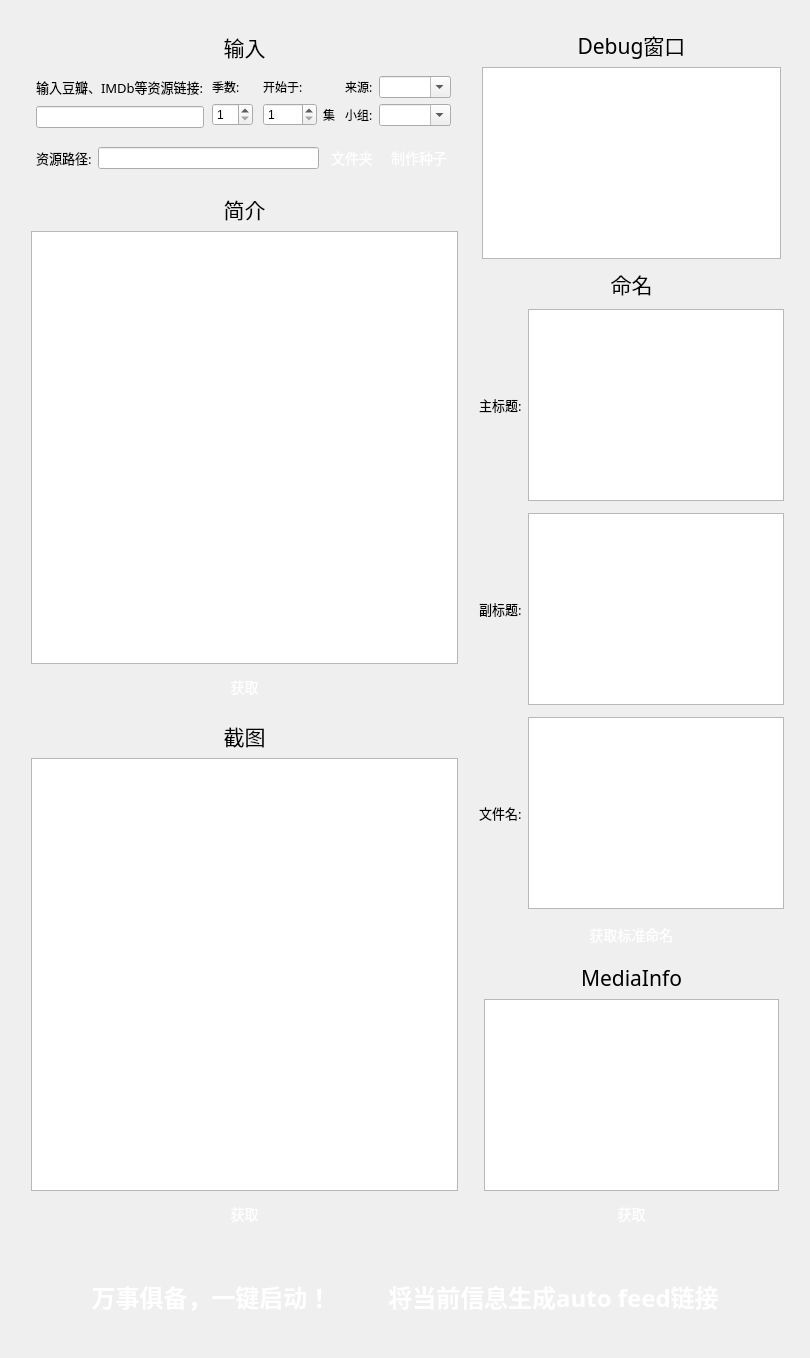
      <widget class="QWidget" name="tab_2">
       <attribute name="title">
        <string>剧集</string>
       </attribute>
       <layout class="QVBoxLayout" name="verticalLayout_41">
        <item>
         <layout class="QVBoxLayout" name="verticalLayout_31">
          <property name="leftMargin">
           <number>5</number>
          </property>
          <property name="topMargin">
           <number>5</number>
          </property>
          <property name="rightMargin">
           <number>5</number>
          </property>
          <property name="bottomMargin">
           <number>5</number>
          </property>
          <item>
           <layout class="QHBoxLayout" name="horizontalLayout_30">
            <property name="leftMargin">
             <number>5</number>
            </property>
            <property name="topMargin">
             <number>5</number>
            </property>
            <property name="rightMargin">
             <number>5</number>
            </property>
            <property name="bottomMargin">
             <number>5</number>
            </property>
            <item>
             <layout class="QVBoxLayout" name="verticalLayout_32">
              <property name="leftMargin">
               <number>5</number>
              </property>
              <property name="topMargin">
               <number>5</number>
              </property>
              <property name="rightMargin">
               <number>5</number>
              </property>
              <property name="bottomMargin">
               <number>5</number>
              </property>
              <item>
               <layout class="QVBoxLayout" name="verticalLayout_33" stretch="0,0,0">
                <property name="leftMargin">
                 <number>5</number>
                </property>
                <property name="topMargin">
                 <number>5</number>
                </property>
                <property name="rightMargin">
                 <number>5</number>
                </property>
                <property name="bottomMargin">
                 <number>5</number>
                </property>
                <item>
                 <widget class="QLabel" name="label_45">
                  <property name="font">
                   <font>
                    <family>微软雅黑</family>
                    <pointsize>16</pointsize>
                   </font>
                  </property>
                  <property name="text">
                   <string>输入</string>
                  </property>
                  <property name="alignment">
                   <set>Qt::AlignCenter</set>
                  </property>
                 </widget>
                </item>
                <item>
                 <layout class="QHBoxLayout" name="horizontalLayout_31">
                  <property name="leftMargin">
                   <number>5</number>
                  </property>
                  <property name="topMargin">
                   <number>5</number>
                  </property>
                  <property name="rightMargin">
                   <number>5</number>
                  </property>
                  <property name="bottomMargin">
                   <number>5</number>
                  </property>
                  <item>
                   <layout class="QVBoxLayout" name="verticalLayout_24">
                    <item>
                     <layout class="QVBoxLayout" name="verticalLayout_11">
                      <item>
                       <layout class="QVBoxLayout" name="verticalLayout_34">
                        <property name="leftMargin">
                         <number>0</number>
                        </property>
                        <property name="topMargin">
                         <number>0</number>
                        </property>
                        <property name="rightMargin">
                         <number>0</number>
                        </property>
                        <property name="bottomMargin">
                         <number>0</number>
                        </property>
                        <item>
                         <widget class="QLabel" name="label_46">
                          <property name="font">
                           <font>
                            <family>微软雅黑</family>
                            <pointsize>10</pointsize>
                           </font>
                          </property>
                          <property name="text">
                           <string>输入豆瓣、IMDb等资源链接:</string>
                          </property>
                         </widget>
                        </item>
                       </layout>
                      </item>
                      <item>
                       <widget class="QLineEdit" name="resourceUrlTV">
                        <property name="text">
                         <string/>
                        </property>
                        <property name="clearButtonEnabled">
                         <bool>true</bool>
                        </property>
                       </widget>
                      </item>
                     </layout>
                    </item>
                   </layout>
                  </item>
                  <item>
                   <layout class="QVBoxLayout" name="verticalLayout_42">
                    <property name="leftMargin">
                     <number>2</number>
                    </property>
                    <property name="topMargin">
                     <number>2</number>
                    </property>
                    <property name="rightMargin">
                     <number>2</number>
                    </property>
                    <property name="bottomMargin">
                     <number>2</number>
                    </property>
                    <item>
                     <layout class="QHBoxLayout" name="horizontalLayout_39">
                      <item>
                       <widget class="QLabel" name="label_58">
                        <property name="font">
                         <font>
                          <family>微软雅黑</family>
                          <pointsize>9</pointsize>
                         </font>
                        </property>
                        <property name="text">
                         <string>季数:</string>
                        </property>
                       </widget>
                      </item>
                     </layout>
                    </item>
                    <item>
                     <layout class="QHBoxLayout" name="horizontalLayout_40">
                      <item>
                       <widget class="QSpinBox" name="seasonBoxTV">
                        <property name="minimum">
                         <number>1</number>
                        </property>
                       </widget>
                      </item>
                     </layout>
                    </item>
                   </layout>
                  </item>
                  <item>
                   <layout class="QVBoxLayout" name="verticalLayout_44">
                    <property name="leftMargin">
                     <number>2</number>
                    </property>
                    <property name="topMargin">
                     <number>2</number>
                    </property>
                    <property name="rightMargin">
                     <number>2</number>
                    </property>
                    <property name="bottomMargin">
                     <number>2</number>
                    </property>
                    <item>
                     <layout class="QHBoxLayout" name="horizontalLayout_43">
                      <item>
                       <widget class="QLabel" name="label_60">
                        <property name="font">
                         <font>
                          <family>微软雅黑</family>
                          <pointsize>9</pointsize>
                         </font>
                        </property>
                        <property name="text">
                         <string>开始于:</string>
                        </property>
                       </widget>
                      </item>
                     </layout>
                    </item>
                    <item>
                     <layout class="QHBoxLayout" name="horizontalLayout_44">
                      <item>
                       <widget class="QSpinBox" name="episodesStartBoxTV">
                        <property name="minimum">
                         <number>1</number>
                        </property>
                        <property name="maximum">
                         <number>9999</number>
                        </property>
                       </widget>
                      </item>
                      <item>
                       <widget class="QLabel" name="label_61">
                        <property name="font">
                         <font>
                          <family>微软雅黑</family>
                          <pointsize>9</pointsize>
                         </font>
                        </property>
                        <property name="text">
                         <string>集</string>
                        </property>
                       </widget>
                      </item>
                     </layout>
                    </item>
                   </layout>
                  </item>
                  <item>
                   <layout class="QVBoxLayout" name="verticalLayout_35">
                    <property name="leftMargin">
                     <number>2</number>
                    </property>
                    <property name="topMargin">
                     <number>2</number>
                    </property>
                    <property name="rightMargin">
                     <number>2</number>
                    </property>
                    <property name="bottomMargin">
                     <number>2</number>
                    </property>
                    <item>
                     <layout class="QHBoxLayout" name="horizontalLayout_32">
                      <item>
                       <widget class="QLabel" name="label_47">
                        <property name="font">
                         <font>
                          <family>微软雅黑</family>
                          <pointsize>9</pointsize>
                         </font>
                        </property>
                        <property name="text">
                         <string>来源:</string>
                        </property>
                       </widget>
                      </item>
                      <item>
                       <widget class="QComboBox" name="sourceTV">
                        <property name="editable">
                         <bool>true</bool>
                        </property>
                       </widget>
                      </item>
                     </layout>
                    </item>
                    <item>
                     <layout class="QHBoxLayout" name="horizontalLayout_33">
                      <item>
                       <widget class="QLabel" name="label_48">
                        <property name="font">
                         <font>
                          <family>微软雅黑</family>
                          <pointsize>9</pointsize>
                         </font>
                        </property>
                        <property name="text">
                         <string>小组:</string>
                        </property>
                       </widget>
                      </item>
                      <item>
                       <widget class="QComboBox" name="teamTV">
                        <property name="editable">
                         <bool>true</bool>
                        </property>
                       </widget>
                      </item>
                     </layout>
                    </item>
                   </layout>
                  </item>
                 </layout>
                </item>
                <item>
                 <layout class="QHBoxLayout" name="horizontalLayout_34">
                  <property name="leftMargin">
                   <number>5</number>
                  </property>
                  <property name="topMargin">
                   <number>5</number>
                  </property>
                  <property name="rightMargin">
                   <number>5</number>
                  </property>
                  <property name="bottomMargin">
                   <number>5</number>
                  </property>
                  <item>
                   <widget class="QLabel" name="label_49">
                    <property name="font">
                     <font>
                      <family>微软雅黑</family>
                      <pointsize>10</pointsize>
                     </font>
                    </property>
                    <property name="text">
                     <string>资源路径:</string>
                    </property>
                   </widget>
                  </item>
                  <item>
                   <widget class="QLineEdit" name="videoPathTV">
                    <property name="text">
                     <string/>
                    </property>
                    <property name="dragEnabled">
                     <bool>true</bool>
                    </property>
                    <property name="clearButtonEnabled">
                     <bool>true</bool>
                    </property>
                   </widget>
                  </item>
                  <item>
                   <widget class="QPushButton" name="selectVideoFolderButtonTV">
                    <property name="styleSheet">
                     <string notr="true">QPushButton {
    display: inline-block;
    padding: 3px 6px;
    font-size: 14px;
    cursor: pointer;
    text-align: center;
    text-decoration: none;
    outline: none;
    color:#fff;
background-color: 
				qlineargradient(x1:0, y1:0, x2:0, y2:1,
                                      stop:0 #16bf9d,
                                      stop:1 #10a266);
    border: none;
    border-radius: 8px;
    box-shadow: 0 9px #999;
}

QPushButton:hover {
background-color: 
				qlineargradient(x1:0, y1:0, x2:0, y2:1,
                                      stop:0 #11b998,
                                      stop:1 #08965e);
}

QPushButton:pressed {
    background-color: 
				qlineargradient(x1:0, y1:0, x2:0, y2:1,
                                      stop:0 #0e9278,
                                      stop:1 #0e925c);
}
</string>
                    </property>
                    <property name="text">
                     <string>文件夹</string>
                    </property>
                   </widget>
                  </item>
                  <item>
                   <widget class="QPushButton" name="makeTorrentButtonTV">
                    <property name="styleSheet">
                     <string notr="true">QPushButton {
    display: inline-block;
    padding: 3px 6px;
    font-size: 14px;
    cursor: pointer;
    text-align: center;
    text-decoration: none;
    outline: none;
    color:#fff;
background-color: 
				qlineargradient(x1:0, y1:0, x2:0, y2:1,
                                      stop:0 #16bf9d,
                                      stop:1 #10a266);
    border: none;
    border-radius: 8px;
    box-shadow: 0 9px #999;
}

QPushButton:hover {
background-color: 
				qlineargradient(x1:0, y1:0, x2:0, y2:1,
                                      stop:0 #11b998,
                                      stop:1 #08965e);
}

QPushButton:pressed {
    background-color: 
				qlineargradient(x1:0, y1:0, x2:0, y2:1,
                                      stop:0 #0e9278,
                                      stop:1 #0e925c);
}
</string>
                    </property>
                    <property name="text">
                     <string>制作种子</string>
                    </property>
                   </widget>
                  </item>
                 </layout>
                </item>
               </layout>
              </item>
              <item>
               <layout class="QVBoxLayout" name="verticalLayout_36">
                <property name="leftMargin">
                 <number>5</number>
                </property>
                <property name="topMargin">
                 <number>5</number>
                </property>
                <property name="rightMargin">
                 <number>5</number>
                </property>
                <property name="bottomMargin">
                 <number>5</number>
                </property>
                <item>
                 <widget class="QLabel" name="label_50">
                  <property name="font">
                   <font>
                    <family>微软雅黑</family>
                    <pointsize>16</pointsize>
                   </font>
                  </property>
                  <property name="text">
                   <string>简介</string>
                  </property>
                  <property name="alignment">
                   <set>Qt::AlignCenter</set>
                  </property>
                 </widget>
                </item>
                <item>
                 <widget class="QTextEdit" name="descriptionBrowserTV"/>
                </item>
                <item>
                 <widget class="QPushButton" name="getPtGenButtonTV">
                  <property name="styleSheet">
                   <string notr="true">QPushButton {
    display: inline-block;
    padding: 6px 6px;
    font-size: 14px;
    cursor: pointer;
    text-align: center;
    text-decoration: none;
    outline: none;
    color:#fff;
background-color: 
				qlineargradient(x1:0, y1:0, x2:0, y2:1,
                                      stop:0 #16bf9d,
                                      stop:1 #10a266);
    border: none;
    border-radius: 8px;
    box-shadow: 0 9px #999;
}

QPushButton:hover {
background-color: 
				qlineargradient(x1:0, y1:0, x2:0, y2:1,
                                      stop:0 #11b998,
                                      stop:1 #08965e);
}

QPushButton:pressed {
    background-color: 
				qlineargradient(x1:0, y1:0, x2:0, y2:1,
                                      stop:0 #0e9278,
                                      stop:1 #0e925c);
}
</string>
                  </property>
                  <property name="text">
                   <string>获取</string>
                  </property>
                 </widget>
                </item>
               </layout>
              </item>
              <item>
               <layout class="QVBoxLayout" name="verticalLayout_37">
                <property name="leftMargin">
                 <number>5</number>
                </property>
                <property name="topMargin">
                 <number>5</number>
                </property>
                <property name="rightMargin">
                 <number>5</number>
                </property>
                <property name="bottomMargin">
                 <number>5</number>
                </property>
                <item>
                 <widget class="QLabel" name="label_51">
                  <property name="font">
                   <font>
                    <family>微软雅黑</family>
                    <pointsize>16</pointsize>
                   </font>
                  </property>
                  <property name="text">
                   <string>截图</string>
                  </property>
                  <property name="alignment">
                   <set>Qt::AlignCenter</set>
                  </property>
                 </widget>
                </item>
                <item>
                 <widget class="QTextEdit" name="pictureUrlBrowserTV"/>
                </item>
                <item>
                 <widget class="QPushButton" name="getPictureButtonTV">
                  <property name="styleSheet">
                   <string notr="true">QPushButton {
    display: inline-block;
    padding: 6px 6px;
    font-size: 14px;
    cursor: pointer;
    text-align: center;
    text-decoration: none;
    outline: none;
    color:#fff;
background-color: 
				qlineargradient(x1:0, y1:0, x2:0, y2:1,
                                      stop:0 #16bf9d,
                                      stop:1 #10a266);
    border: none;
    border-radius: 8px;
    box-shadow: 0 9px #999;
}

QPushButton:hover {
background-color: 
				qlineargradient(x1:0, y1:0, x2:0, y2:1,
                                      stop:0 #11b998,
                                      stop:1 #08965e);
}

QPushButton:pressed {
    background-color: 
				qlineargradient(x1:0, y1:0, x2:0, y2:1,
                                      stop:0 #0e9278,
                                      stop:1 #0e925c);
}
</string>
                  </property>
                  <property name="text">
                   <string>获取</string>
                  </property>
                 </widget>
                </item>
               </layout>
              </item>
             </layout>
            </item>
            <item>
             <layout class="QVBoxLayout" name="verticalLayout_38">
              <property name="leftMargin">
               <number>5</number>
              </property>
              <property name="topMargin">
               <number>5</number>
              </property>
              <property name="rightMargin">
               <number>5</number>
              </property>
              <property name="bottomMargin">
               <number>5</number>
              </property>
              <item>
               <layout class="QVBoxLayout" name="verticalLayout_39">
                <property name="leftMargin">
                 <number>3</number>
                </property>
                <property name="topMargin">
                 <number>3</number>
                </property>
                <property name="rightMargin">
                 <number>3</number>
                </property>
                <property name="bottomMargin">
                 <number>3</number>
                </property>
                <item>
                 <widget class="QLabel" name="label_52">
                  <property name="font">
                   <font>
                    <family>微软雅黑</family>
                    <pointsize>16</pointsize>
                   </font>
                  </property>
                  <property name="text">
                   <string>Debug窗口</string>
                  </property>
                  <property name="alignment">
                   <set>Qt::AlignCenter</set>
                  </property>
                 </widget>
                </item>
                <item>
                 <widget class="QTextBrowser" name="debugBrowserTV"/>
                </item>
               </layout>
              </item>
              <item>
               <widget class="QLabel" name="label_53">
                <property name="font">
                 <font>
                  <family>微软雅黑</family>
                  <pointsize>16</pointsize>
                 </font>
                </property>
                <property name="text">
                 <string>命名</string>
                </property>
                <property name="alignment">
                 <set>Qt::AlignCenter</set>
                </property>
               </widget>
              </item>
              <item>
               <layout class="QHBoxLayout" name="horizontalLayout_35">
                <property name="leftMargin">
                 <number>0</number>
                </property>
                <property name="topMargin">
                 <number>3</number>
                </property>
                <property name="rightMargin">
                 <number>0</number>
                </property>
                <property name="bottomMargin">
                 <number>3</number>
                </property>
                <item>
                 <widget class="QLabel" name="label_54">
                  <property name="font">
                   <font>
                    <family>微软雅黑</family>
                    <pointsize>10</pointsize>
                   </font>
                  </property>
                  <property name="text">
                   <string>主标题:</string>
                  </property>
                 </widget>
                </item>
                <item>
                 <widget class="QTextEdit" name="mainTitleBrowserTV"/>
                </item>
               </layout>
              </item>
              <item>
               <layout class="QHBoxLayout" name="horizontalLayout_36">
                <property name="leftMargin">
                 <number>0</number>
                </property>
                <property name="topMargin">
                 <number>3</number>
                </property>
                <property name="rightMargin">
                 <number>0</number>
                </property>
                <property name="bottomMargin">
                 <number>3</number>
                </property>
                <item>
                 <widget class="QLabel" name="label_55">
                  <property name="font">
                   <font>
                    <family>微软雅黑</family>
                    <pointsize>10</pointsize>
                   </font>
                  </property>
                  <property name="text">
                   <string>副标题:</string>
                  </property>
                 </widget>
                </item>
                <item>
                 <widget class="QTextEdit" name="secondTitleBrowserTV"/>
                </item>
               </layout>
              </item>
              <item>
               <layout class="QHBoxLayout" name="horizontalLayout_37">
                <property name="leftMargin">
                 <number>0</number>
                </property>
                <property name="topMargin">
                 <number>3</number>
                </property>
                <property name="rightMargin">
                 <number>0</number>
                </property>
                <property name="bottomMargin">
                 <number>3</number>
                </property>
                <item>
                 <widget class="QLabel" name="label_56">
                  <property name="font">
                   <font>
                    <family>微软雅黑</family>
                    <pointsize>10</pointsize>
                   </font>
                  </property>
                  <property name="text">
                   <string>文件名:</string>
                  </property>
                 </widget>
                </item>
                <item>
                 <widget class="QTextEdit" name="fileNameBrowserTV"/>
                </item>
               </layout>
              </item>
              <item>
               <widget class="QPushButton" name="getNameButtonTV">
                <property name="styleSheet">
                 <string notr="true">QPushButton {
    display: inline-block;
    padding: 6px 6px;
    font-size: 14px;
    cursor: pointer;
    text-align: center;
    text-decoration: none;
    outline: none;
    color:#fff;
background-color: 
				qlineargradient(x1:0, y1:0, x2:0, y2:1,
                                      stop:0 #16bf9d,
                                      stop:1 #10a266);
    border: none;
    border-radius: 8px;
    box-shadow: 0 9px #999;
}

QPushButton:hover {
background-color: 
				qlineargradient(x1:0, y1:0, x2:0, y2:1,
                                      stop:0 #11b998,
                                      stop:1 #08965e);
}

QPushButton:pressed {
    background-color: 
				qlineargradient(x1:0, y1:0, x2:0, y2:1,
                                      stop:0 #0e9278,
                                      stop:1 #0e925c);
}
</string>
                </property>
                <property name="text">
                 <string>获取标准命名</string>
                </property>
               </widget>
              </item>
              <item>
               <layout class="QVBoxLayout" name="verticalLayout_40">
                <property name="leftMargin">
                 <number>5</number>
                </property>
                <property name="topMargin">
                 <number>5</number>
                </property>
                <property name="rightMargin">
                 <number>5</number>
                </property>
                <property name="bottomMargin">
                 <number>5</number>
                </property>
                <item>
                 <widget class="QLabel" name="label_57">
                  <property name="font">
                   <font>
                    <family>微软雅黑</family>
                    <pointsize>16</pointsize>
                   </font>
                  </property>
                  <property name="text">
                   <string>MediaInfo</string>
                  </property>
                  <property name="alignment">
                   <set>Qt::AlignCenter</set>
                  </property>
                 </widget>
                </item>
                <item>
                 <widget class="QTextBrowser" name="mediainfoBrowserTV"/>
                </item>
                <item>
                 <widget class="QPushButton" name="getMediaInfoButtonTV">
                  <property name="styleSheet">
                   <string notr="true">QPushButton {
    display: inline-block;
    padding: 6px 6px;
    font-size: 14px;
    cursor: pointer;
    text-align: center;
    text-decoration: none;
    outline: none;
    color:#fff;
background-color: 
				qlineargradient(x1:0, y1:0, x2:0, y2:1,
                                      stop:0 #16bf9d,
                                      stop:1 #10a266);
    border: none;
    border-radius: 8px;
    box-shadow: 0 9px #999;
}

QPushButton:hover {
background-color: 
				qlineargradient(x1:0, y1:0, x2:0, y2:1,
                                      stop:0 #11b998,
                                      stop:1 #08965e);
}

QPushButton:pressed {
    background-color: 
				qlineargradient(x1:0, y1:0, x2:0, y2:1,
                                      stop:0 #0e9278,
                                      stop:1 #0e925c);
}
</string>
                  </property>
                  <property name="text">
                   <string>获取</string>
                  </property>
                 </widget>
                </item>
               </layout>
              </item>
             </layout>
            </item>
           </layout>
          </item>
          <item>
           <layout class="QHBoxLayout" name="horizontalLayout_38">
            <property name="leftMargin">
             <number>50</number>
            </property>
            <property name="topMargin">
             <number>5</number>
            </property>
            <property name="rightMargin">
             <number>50</number>
            </property>
            <property name="bottomMargin">
             <number>5</number>
            </property>
            <item>
             <widget class="QPushButton" name="startButtonTV">
              <property name="minimumSize">
               <size>
                <width>0</width>
                <height>80</height>
               </size>
              </property>
              <property name="font">
               <font>
                <family>微软雅黑</family>
                <pointsize>-1</pointsize>
                <bold>true</bold>
                <underline>false</underline>
                <strikeout>false</strikeout>
               </font>
              </property>
              <property name="styleSheet">
               <string notr="true">QPushButton {
    display: inline-block;
    padding: 15px 25px;
    font-size: 24px;
    cursor: pointer;
    text-align: center;
    text-decoration: none;
    outline: none;
    color:#fff;
background-color: 
				qlineargradient(x1:0, y1:0, x2:0, y2:1,
                                      stop:0 #16bf9d,
                                      stop:1 #10a266);
    border: none;
    border-radius: 20px;
    box-shadow: 0 9px #999;
}

QPushButton:hover {
background-color: 
				qlineargradient(x1:0, y1:0, x2:0, y2:1,
                                      stop:0 #11b998,
                                      stop:1 #08965e);
}

QPushButton:pressed {
    background-color: 
				qlineargradient(x1:0, y1:0, x2:0, y2:1,
                                      stop:0 #0e9278,
                                      stop:1 #0e925c);
}
</string>
              </property>
              <property name="text">
               <string>万事俱备，一键启动！</string>
              </property>
             </widget>
            </item>
            <item>
             <widget class="QPushButton" name="autoFeedButtonTV">
              <property name="minimumSize">
               <size>
                <width>0</width>
                <height>80</height>
               </size>
              </property>
              <property name="font">
               <font>
                <family>微软雅黑</family>
                <pointsize>-1</pointsize>
                <bold>true</bold>
                <underline>false</underline>
                <strikeout>false</strikeout>
               </font>
              </property>
              <property name="styleSheet">
               <string notr="true">QPushButton {
    display: inline-block;
    padding: 15px 25px;
    font-size: 24px;
    cursor: pointer;
    text-align: center;
    text-decoration: none;
    outline: none;
    color:#fff;
background-color: 
				qlineargradient(x1:0, y1:0, x2:0, y2:1,
                                      stop:0 #16bf9d,
                                      stop:1 #10a266);
    border: none;
    border-radius: 20px;
    box-shadow: 0 9px #999;
}

QPushButton:hover {
background-color: 
				qlineargradient(x1:0, y1:0, x2:0, y2:1,
                                      stop:0 #11b998,
                                      stop:1 #08965e);
}

QPushButton:pressed {
    background-color: 
				qlineargradient(x1:0, y1:0, x2:0, y2:1,
                                      stop:0 #0e9278,
                                      stop:1 #0e925c);
}
</string>
              </property>
              <property name="text">
               <string>将当前信息生成auto feed链接</string>
              </property>
             </widget>
            </item>
           </layout>
          </item>
         </layout>
        </item>
       </layout>
      </widget>
